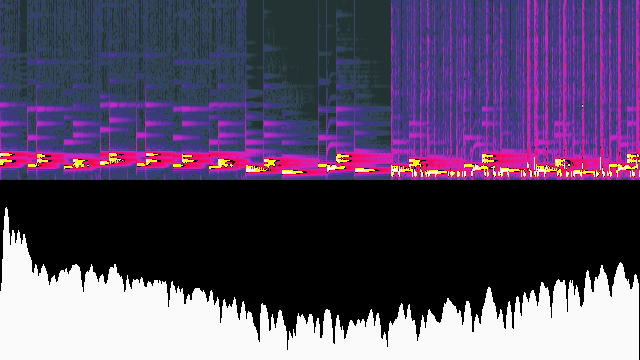

This figure's Python source:
#!/bin/env python3
# Licensed under the Apache License, Version 2.0 (the "License"); you may
# not use this file except in compliance with the License. You may obtain
# a copy of the License at
#
#      http://www.apache.org/licenses/LICENSE-2.0
#
# Unless required by applicable law or agreed to in writing, software
# distributed under the License is distributed on an "AS IS" BASIS, WITHOUT
# WARRANTIES OR CONDITIONS OF ANY KIND, either express or implied. See the
# License for the specific language governing permissions and limitations
# under the License.

"""Audio spectrogram"""

import argparse
import colorsys
import os
import sys

import numpy as np
import pygame
import pygame.locals
import scipy.io.wavfile


###############################################################################
# FFT code
###############################################################################
class SpectroGram:
    def __init__(self, frame_size):
        self.frame_size = frame_size
        self.fft_window = np.hanning(self.frame_size)
        self.inner_pad = np.zeros(self.frame_size)

    def transform(self, buf):
        mono = np.mean(buf, axis=1)
        windowed = self.fft_window * mono
        padded = np.append(windowed, self.inner_pad)
        spectrum = np.fft.fft(padded) / self.frame_size
        autopower = np.abs(spectrum * np.conj(spectrum)).real
        if (mono == 0).all():
            self.freq = autopower[:self.frame_size//2]
        else:
            dbres = 20 * np.log10(autopower[:self.frame_size//2])
            clipres = np.clip(dbres, -40, 200) * 1 / (8 * 16)
            self.freq = clipres + 0.3125
        self.band = np.copy(self.freq)
        # Clean noise
        self.band[self.band < 0.5] = 0.5
        self.band = np.log10(self.band + 0.5) * 3


###############################################################################
# Pygame abstraction
###############################################################################
class Screen:
    def __init__(self, screen_size):
        pygame.init()
        self.font = pygame.font.SysFont(u'dejavusansmono', 18)
        self.screen = pygame.display.set_mode(screen_size)
        self.windows = []

    def capture(self, fname):
        try:
            pygame.image.save(self.screen, fname)
            print("Saved to %s" % fname)
        except Exception as e:
            print(fname, e)
            raise

    def add(self, window, coord=(0, 0)):
        self.windows.append((window, coord))

    def update(self):
        for window, coord in self.windows:
            if window.pixels is not None:
                pygame.surfarray.blit_array(window.surface, window.pixels)
            self.screen.blit(window.surface, coord)
        pygame.display.update()


class Window:
    def __init__(self, window_size):
        self.surface = pygame.Surface(window_size)
        self.font = pygame.font.SysFont(u'dejavusansmono', 18)
        self.length = window_size[0] * window_size[1]
        self.size = window_size
        self.pixels = None
        self.draw = False

    def fill(self, color=[0]*3):
        self.surface.fill(color)

    def draw_line(self, start_coord, end_coord, color=(28, 28, 28)):
        pygame.draw.line(self.surface, color, start_coord, end_coord)

    def draw_point(self, coord, color=[242]*3):
        self.surface.set_at(coord, color)

    def blit(self, nparray):
        pygame.surfarray.blit_array(self.surface, nparray.reshape(*self.size))


class Audio:
    def __init__(self, wav_file, fps=25, play=True):
        freq, wav = scipy.io.wavfile.read(wav_file)
        if freq % fps != 0:
            raise RuntimeError("Can't load wav %d Hz at %d fps" % (freq, fps))
        self.audio_frame_size = freq // fps
        self.audio_frame_number = int(len(wav) / freq * fps)
        self.audio_frames_path = np.linspace(
            0, len(wav), int(len(wav) / freq * fps), endpoint=False, dtype=int)
        if play:
            pygame.mixer.pre_init(
                frequency=freq,
                channels=len(wav[0]),
                buffer=self.audio_frame_size)
            pygame.mixer.init()
            self.chan = pygame.mixer.find_channel()
        self.wav = wav
        self.play = play

    def get(self, frame):
        buf = self.wav[self.audio_frames_path[frame]:
                       self.audio_frames_path[frame] + self.audio_frame_size]
        if self.play:
            self.chan.queue(pygame.sndarray.make_sound(buf))
        return buf


###############################################################################
# Widgets
###############################################################################
def hsv(h, s, v):
    r, g, b = colorsys.hsv_to_rgb(h, s, v)
    return int(b * 0xff) | int((g * 0xff)) << 8 | int(r * 0xff) << 16


class Waterfall(Window):
    def __init__(self, window_size, zoom=1):
        Window.__init__(self, window_size)
        self.zoom = zoom
        self.pixels = np.zeros(self.length, dtype='i4').reshape(*self.size)

    def render(self, spectrogram):
        self.pixels = np.roll(self.pixels, -1, axis=0)
        for y in range(0, self.size[1], self.zoom):
            inv_y = self.size[1] - y - 1
            point = spectrogram.freq[y // self.zoom]
            for suby in range(self.zoom):
                self.pixels[-1][inv_y - suby] = hsv(
                    0.5 + 0.4 * point,
                    0.3 + 0.6 * point,
                    0.2 + 0.7 * point)


class SpectroGraph(Window):
    def __init__(self, window_size, frame_size):
        super().__init__(window_size)
        self.zoom = 1
        self.decay = 10
        self.values = np.zeros(frame_size // 2)
        self.graph_length = min(self.size[0] - self.zoom, frame_size // 2)

    def render(self, spectrogram):
        self.fill(0x00000)
        for x in range(0, self.graph_length, self.zoom):
            freq_pos = x // self.zoom
            val = spectrogram.band[freq_pos]
            if self.values[freq_pos] > val:
                decay = (self.values[freq_pos] - val) / self.decay
                val = self.values[freq_pos] - decay
            self.values[freq_pos] = val
            for subx in range(self.zoom):
                self.draw_line(
                    (x + subx, self.size[1]),
                    (x + subx, self.size[1] - val * self.size[1]),
                    0xfafafa
                    )


###############################################################################
# Main code
###############################################################################
def usage(argv=sys.argv[1:]):
    parser = argparse.ArgumentParser()
    parser.add_argument("--size", type=float,
                        default=float(os.environ.get("SIZE", 10)),
                        help="render size x for (160x90) * x")
    parser.add_argument("--wav", required=True, metavar="FILE",
                        help="A wav file")
    parser.add_argument("--skip", type=int, default=0,
                        help="Frame to skip")
    parser.add_argument("--fps", type=int, default=25,
                        help="Frame per seconds")
    args = parser.parse_args(argv)
    args.winsize = list(map(lambda x: int(x * args.size), [160,  90]))
    return args


def main():
    args = usage()
    audio = Audio(args.wav, args.fps, play=True)
    clock = pygame.time.Clock()
    screen = Screen(args.winsize)
    spectre = SpectroGram(audio.audio_frame_size)

    x, y = args.winsize
    waterfall = Waterfall((x, y//2))
    graph = SpectroGraph((x, y//2), audio.audio_frame_size)
    screen.add(waterfall)
    screen.add(graph, (0, y//2))
    frame = args.skip
    paused = False
    while True:
        if not paused:
            if frame % args.fps == 0:
                print("\rpos: %3d" % (frame // args.fps), end='')
            audio_buf = audio.get(frame)

            spectre.transform(audio_buf)
            graph.render(spectre)
            waterfall.render(spectre)
            screen.update()
            frame += 1

        for e in pygame.event.get():
            if e.type == pygame.locals.MOUSEBUTTONDOWN:
                print("Clicked", e.pos)
            elif e.type == pygame.locals.KEYDOWN:
                if e.key == pygame.locals.K_RIGHT:
                    frame += args.fps * 5
                elif e.key == pygame.locals.K_p:
                    screen.capture("./spectrogram.png")
                elif e.key == pygame.locals.K_LEFT:
                    frame = max(0, frame - args.fps * 5)
                elif e.key == pygame.locals.K_UP:
                    frame += args.fps * 60
                elif e.key == pygame.locals.K_DOWN:
                    frame = max(0, frame - args.fps * 60)
                elif e.key == pygame.locals.K_SPACE:
                    paused = not paused
                elif e.key == pygame.locals.K_ESCAPE:
                    exit(0)

        clock.tick(args.fps)


if __name__ == "__main__":
    main()
